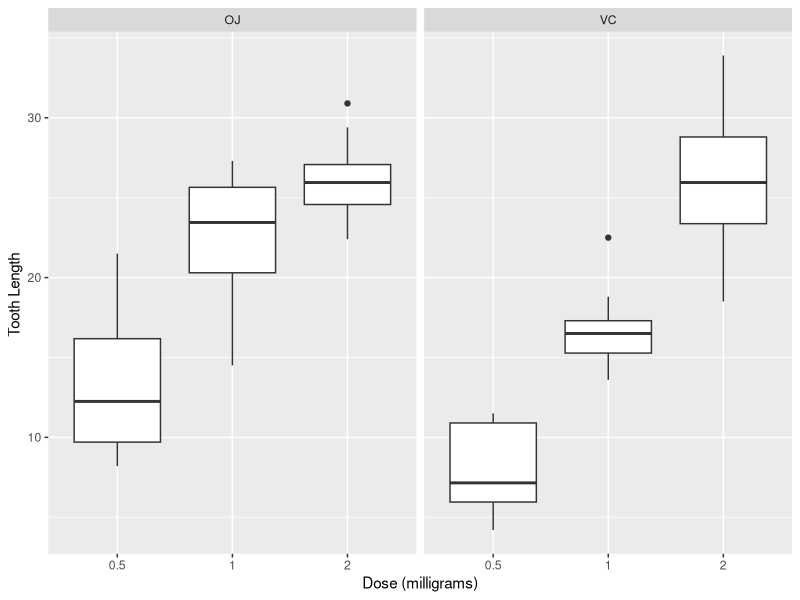

This figure's R source:
## ---- chunk 1
# Load libraries

library(dplyr)
library(ggplot2)
## ---- chunk 2
data("ToothGrowth")
head(ToothGrowth, n=15)
## ---- chunk 3
str(ToothGrowth)
## ---- chunk 4
summary <- group_by(ToothGrowth,supp, dose) %>%
  summarise(MeanLength=mean(len))
## ---- chunk 5

ggplot(ToothGrowth, aes(y=len,x=factor(dose))) + geom_boxplot() + facet_grid(. ~ supp, scales="free_y") + xlab("Dose (milligrams)") + ylab("Tooth Length ")

## ---- chunk 6
# Using Reshap/dcast would be nice but lack of uniqueness in labels makes it PAINFUL!
VC <- ToothGrowth[ToothGrowth$sup == "VC",]
VCbyDose <- as.data.frame(with(VC, split(len, dose)))
names(VCbyDose) <- gsub("X", "Dose", names(VCbyDose), fixed=TRUE)

OJ <- ToothGrowth[ToothGrowth$sup == "OJ",]
OJbyDose <- as.data.frame(with(OJ, split(len, dose)))
names(OJbyDose) <- gsub("X", "Dose", names(OJbyDose), fixed=TRUE)
## ---- chunk 7
a <- t.test(VCbyDose$Dose1 - VCbyDose$Dose0.5, paired=FALSE, var.equal=FALSE)
c(a$conf.int, a$estimate)
a <- t.test(VCbyDose$Dose2 - VCbyDose$Dose1, paired=FALSE, var.equal=FALSE)
c(a$conf.int, a$estimate)
## ---- chunk 8
a <- t.test(OJbyDose$Dose1 - OJbyDose$Dose0.5, paired=FALSE, var.equal=FALSE)
c(a$conf.int, a$estimate)
a <- t.test(OJbyDose$Dose2 - OJbyDose$Dose1, paired=FALSE, var.equal=FALSE)
c(a$conf.int, a$estimate)
## ---- chunk 9
a <- t.test(OJbyDose$Dose0.5 - VCbyDose$Dose0.5, paired=FALSE, var.equal=FALSE)
c(a$conf.int, a$estimate)
a <- t.test(OJbyDose$Dose1 - VCbyDose$Dose1, paired=FALSE, var.equal=FALSE)
c(a$conf.int, a$estimate)
a <- t.test(OJbyDose$Dose2 - VCbyDose$Dose2, paired=FALSE, var.equal=FALSE)
c(a$conf.int, a$estimate)
